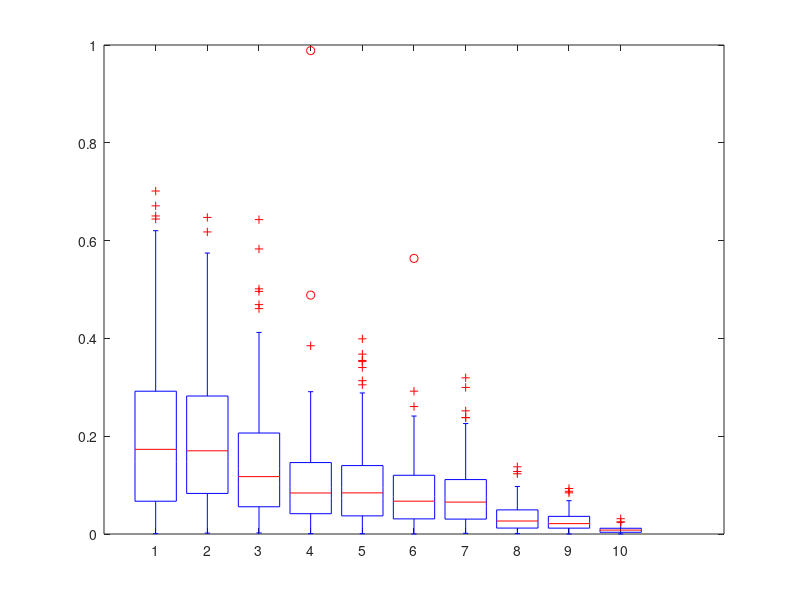

MATLAB code for this plot:
clear;
rng(0);

% true paramters of dataset
lambda_true = 5;

% for gamma prior
alpha = 5.5;
beta = 1;

%sample sizes
N=[5,10,20,40,60,80,100,500,10^3,10^4];

%number of experiments
M=200;

% sample mean 
smean = [];
for n=N
    data = -log(rand(M,n))/lambda_true; %generating the data
    smean = [smean mean(data,2)];
end
%ml
lml = 1./smean;
% posterior mean
lposm = (N+alpha)./(N.*smean+1/beta);

% converting estimates to relative errors
lml = abs(lml-lambda_true)/lambda_true;
lposm = abs(lposm-lambda_true)/lambda_true;
%plot them like the previous some way
boxplot(lml);
boxplot(lposm);